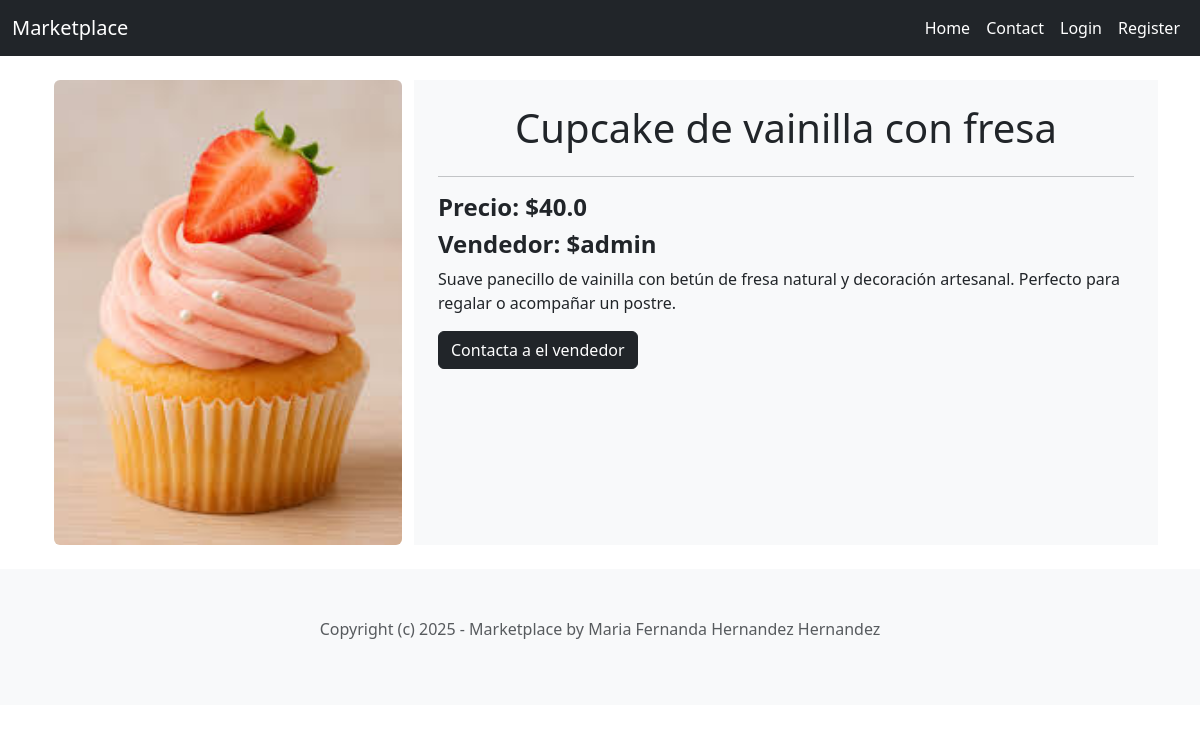
Page /store/detail/2/ on the committed database.
### store/models.py (models this page shows, shortened)
class Item(models.Model):
    category = models.ForeignKey(Category, related_name='items', on_delete=models.CASCADE)
    name = models.CharField(max_length=255)
    description = models.TextField(blank=True, null=True)
    price = models.FloatField()
    image = models.ImageField(upload_to='item_images', blank=True, null=True)
    is_sold = models.BooleanField(default=False)
    created_by = models.ForeignKey(User, related_name='items', on_delete=models.CASCADE)
    created_at = models.DateTimeField(auto_now_add=True)

### store/views.py (the view)
# urls.py: path('detail/<int:pk>/', detail, name='detail'),
def detail(request, pk):
    item = get_object_or_404(Item, pk=pk)
    related_items = Item.objects.filter(category=item.category,
                                        is_sold=False).exclude(pk=pk)[0:3]
    context={
        'item': item,
        'related_items': related_items
    }
    return render(request, 'store/item.html', context)

### store/templates/store/item.html (shortened to what this page needs)
{% extends 'store/base.html' %}
{% block content %}
<div class="container mt-4 mb-4">
    <div class="row">
        <div class="col-4">
            <img src="{{item.image.url}}" alt="{{item.name}}" width="100%" class="rounded">
        </div>
        <div class="col-8 p-4 ronded bg-light">
            <h1 class="mb-4 text-center">{{ item.name }}</h1>
            <hr>
            <h4><strong>Precio: ${{ item.price }}</strong></h4>
            <h4><strong>Vendedor: ${{ item.created_by.username }}</strong></h4>
            {% if item.description %}
                <p>{{item.description}}</p>
            {% endif %}
            <a href="" class="btn btn-dark">Contacta a el vendedor</a>
        </div>
    </div>
</div>
{% endblock %}

### rows in the picture
Item: image (picture), name "Cupcake de vainilla con fresa", price "40.0", created_by.username "admin", description "Suave panecillo de vainilla con betún de fresa natural y decoración artesanal. Perfecto para regalar o acompañar un postre."
